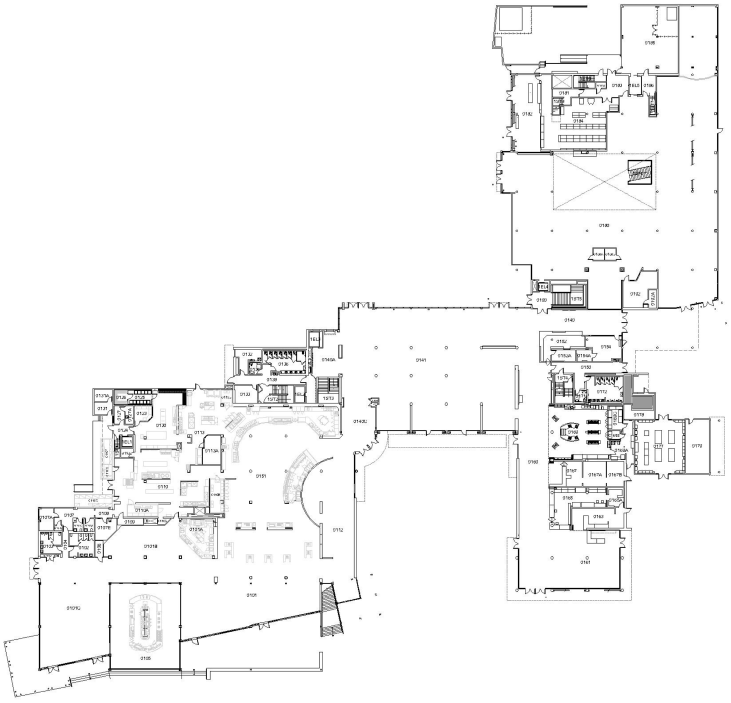
#> input picture demo/hdFloorPlans/Memorial Union.png, 2191 x 2107 px, found by its file name (shown at 1/3 size)
$ python imageTime.py
#> lines starting #> are read from the running program, lines starting #| are printed output that depends on the picture
import numpy as np
import heapq
import matplotlib.pyplot as plt
import time

def read_binary_image(image_path):
    """
    Reads a binary image and converts it to a numpy array.
    """
#> called with image_path = 'Code/CutImages/Memorial Union.png'
    from PIL import Image
    img = Image.open(image_path).convert('L')
    binary_img = np.array(img) > 128
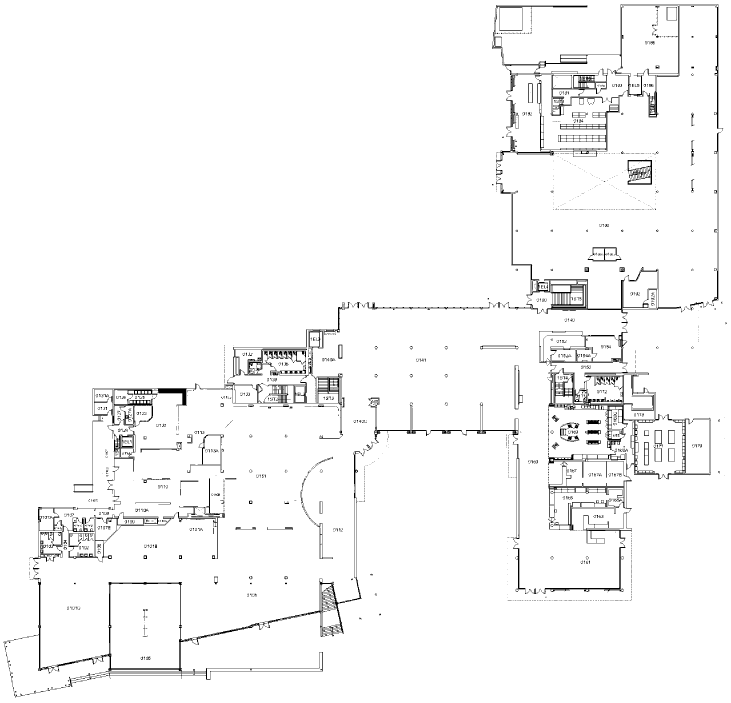
#> binary_img: shape (2107, 2191) bool (shown at 1/3 size); 97% white; black in thin lines or dots
    return binary_img.astype(np.uint8)

def heuristic(node, goal):
    """
    Heuristic function to estimate the distance between two points (Manhattan distance).
    """
    return abs(node[0] - goal[0]) + abs(node[1] - goal[1])

def explore_neighbors_optimized(binary_img, current, goal, queue, visited, parent, g_score, heuristic_cache, update_interval, processed_nodes, direction=None):
    """
    Explores neighbors of the current node during optimized A* search.
    Adds directional exploration and periodic heuristic updates.
    """
    rows, cols = binary_img.shape
    row, col = current
    neighbors = []

    # Define neighbor priority based on the direction of movement
    if direction == "horizontal":
        neighbors = [(0, -1), (0, 1), (-1, 0), (1, 0), (-1, -1), (1, 1), (-1, 1), (1, -1)]
    elif direction == "vertical":
        neighbors = [(-1, 0), (1, 0), (0, -1), (0, 1), (-1, -1), (1, 1), (-1, 1), (1, -1)]
    else:  # Default to all directions
        neighbors = [(-1, 0), (1, 0), (0, -1), (0, 1), (-1, -1), (1, 1), (-1, 1), (1, -1)]

    for dr, dc in neighbors:
        nr, nc = row + dr, col + dc
        neighbor = (nr, nc)

        if (
            0 <= nr < rows and 0 <= nc < cols and
            binary_img[nr, nc] == 1 and
            neighbor not in visited
        ):
            tentative_g_score = g_score[current] + np.hypot(dr, dc)

            if tentative_g_score < g_score.get(neighbor, float('inf')):
                g_score[neighbor] = tentative_g_score
                parent[neighbor] = current

                # Update heuristic cache periodically
                if neighbor not in heuristic_cache or processed_nodes >= update_interval:
                    heuristic_cache[neighbor] = heuristic(neighbor, goal)

                f_score = tentative_g_score + heuristic_cache[neighbor]
                heapq.heappush(queue, (f_score, neighbor))

def bidirectional_a_star_optimized(binary_img, start, end, initial_update_interval=100):
    """
    Performs a comprehensive bidirectional A* search with all optimizations.
    """
#> called with start = (1900, 200), end = (400, 2000), initial_update_interval = 100
    rows, cols = binary_img.shape
#> rows = 2107; cols = 2191

    # Initialization
    forward_queue = []
    backward_queue = []
    forward_visited = set()
    backward_visited = set()
    forward_parent = {start: None}
    backward_parent = {end: None}
    forward_g_score = {start: 0}
    backward_g_score = {end: 0}

    heapq.heappush(forward_queue, (heuristic(start, end), start))
    heapq.heappush(backward_queue, (heuristic(end, start), end))

    forward_heuristic_cache = {start: heuristic(start, end)}
    backward_heuristic_cache = {end: heuristic(end, start)}

    # Adaptive update interval
    update_interval = initial_update_interval
    processed_nodes = 0

    # Bidirectional search loop
    while forward_queue and backward_queue:
        # Forward search
        if forward_queue:
            _, current_forward = heapq.heappop(forward_queue)

            if current_forward in backward_visited:
                return reconstruct_bidirectional_path(forward_parent, backward_parent, current_forward)

            if current_forward not in forward_visited:
                forward_visited.add(current_forward)
                explore_neighbors_optimized(binary_img, current_forward, end, forward_queue, forward_visited,
                                            forward_parent, forward_g_score, forward_heuristic_cache,
                                            update_interval, processed_nodes, direction="horizontal")

        # Backward search
        if backward_queue:
            _, current_backward = heapq.heappop(backward_queue)

            if current_backward in forward_visited:
                return reconstruct_bidirectional_path(forward_parent, backward_parent, current_backward)

            if current_backward not in backward_visited:
                backward_visited.add(current_backward)
                explore_neighbors_optimized(binary_img, current_backward, start, backward_queue, backward_visited,
                                            backward_parent, backward_g_score, backward_heuristic_cache,
                                            update_interval, processed_nodes, direction="vertical")

        # Dynamically adjust update interval
        processed_nodes += 1
        if processed_nodes >= update_interval:
            update_interval = min(update_interval * 2, len(forward_queue) + len(backward_queue))
            processed_nodes = 0
#> after the loop, backward_visited = 49889 items; forward_visited = 51773 items; processed_nodes = 6178; update_interval = 8414

    # No path found
    return []

def reconstruct_bidirectional_path(forward_parent, backward_parent, meeting_point):
    """
    Reconstructs the shortest path from the start to the end using forward and backward parents.
    """
    path = []
    node = meeting_point

    # Reconstruct forward path
    while node:
        path.append(node)
        node = forward_parent[node]
    path.reverse()

    # Reconstruct backward path
    node = backward_parent[meeting_point]
    while node:
        path.append(node)
        node = backward_parent[node]

    return path

def main():
    # Load binary image
    image_path = "Code/CutImages/Memorial Union.png"  # Replace with your image path
    binary_img = read_binary_image(image_path)

    # Define start and end points
    start = (1900,200)  # Replace with your start point
    end = (400,2000)  # Replace with your end point

    print("Performing Fully Optimized Bidirectional A*...")
    start_time = time.time()
    path = bidirectional_a_star_optimized(binary_img, start, end, initial_update_interval=100)
#> path = 2250 pairs, first value 400 to 1900, second value 200 to 2000
    end_time = time.time()

    if path:
        print(f"Path found with length {len(path)}.")
#| Path found with length 2250.
    else:
        print("No path found.")

    print(f"Pathfinding completed in {end_time - start_time:.4f} seconds.")

    # Plot result
    plt.imshow(binary_img, cmap='gray')
    if path:
        path_rows, path_cols = zip(*path)
#> path_rows = 2250 values, max 1900 at index 0, min 400 at index 2124, mean 1048; path_cols = 2250 values, max 2000 at index 2249, min 200 at index 0, mean 1145.5
        plt.plot(path_cols, path_rows, color='red', linewidth=2, label='Path')
    plt.scatter([start[1], end[1]], [start[0], end[0]], color='blue', s=100, label='Start/End')
    plt.title("Fully Optimized Bidirectional A*")
    plt.legend()
    plt.show()
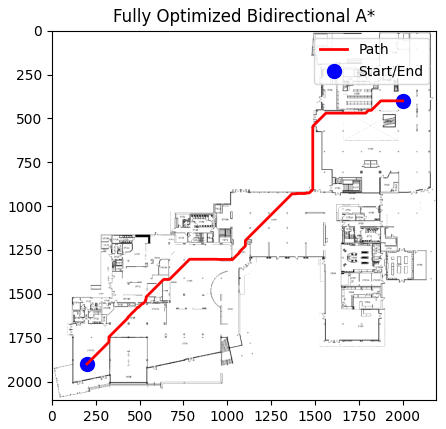
#> figure drawn by matplotlib, 1 panel

if __name__ == "__main__":
    main()

$ run again, with demo/hdFloorPlans/Academic Surge Building.png copied over demo/hdFloorPlans/Memorial Union.png
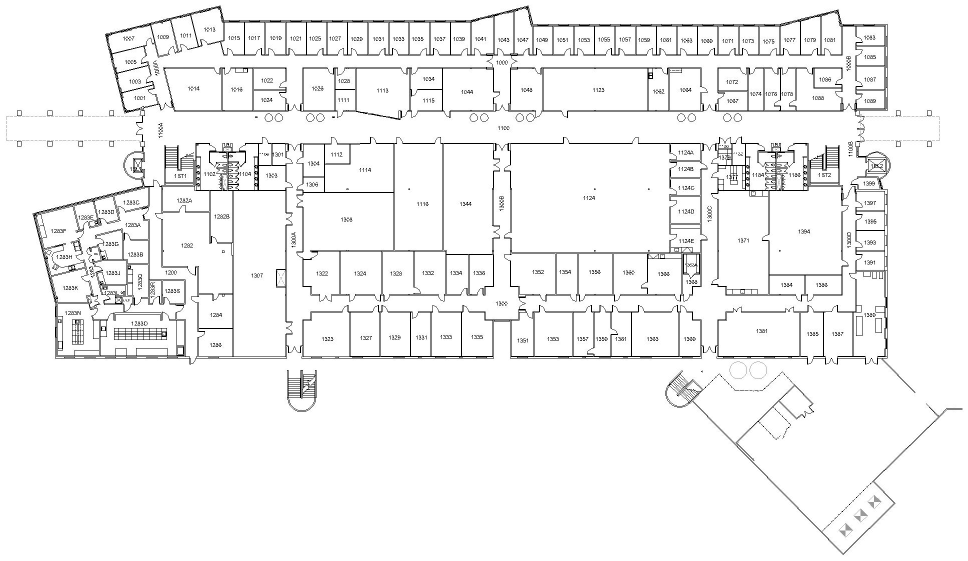
#> input picture demo/hdFloorPlans/Academic Surge Building.png, 1936 x 1122 px, found by its file name (shown at 1/2 size)
#> binary_img: shape (1122, 1936) bool; 95.6% white; black in thin lines or dots
#> after the loop in bidirectional_a_star_optimized, `while forward_queue and backward_queue:`: backward_visited = 1 item; processed_nodes = 1; update_interval = 100
#> path = []
#> in main, `plt.show()`:
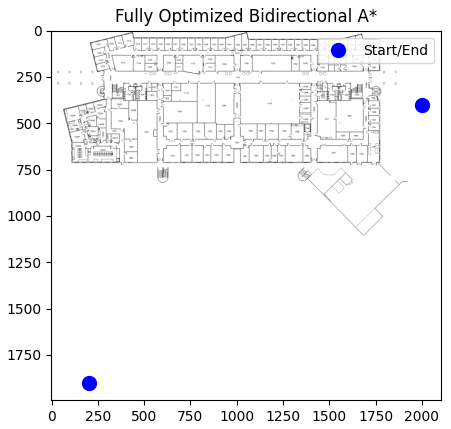
#> figure drawn by matplotlib, 1 panel

$ run again, with demo/hdFloorPlans/Activities and Recreation Center.png copied over demo/hdFloorPlans/Memorial Union.png
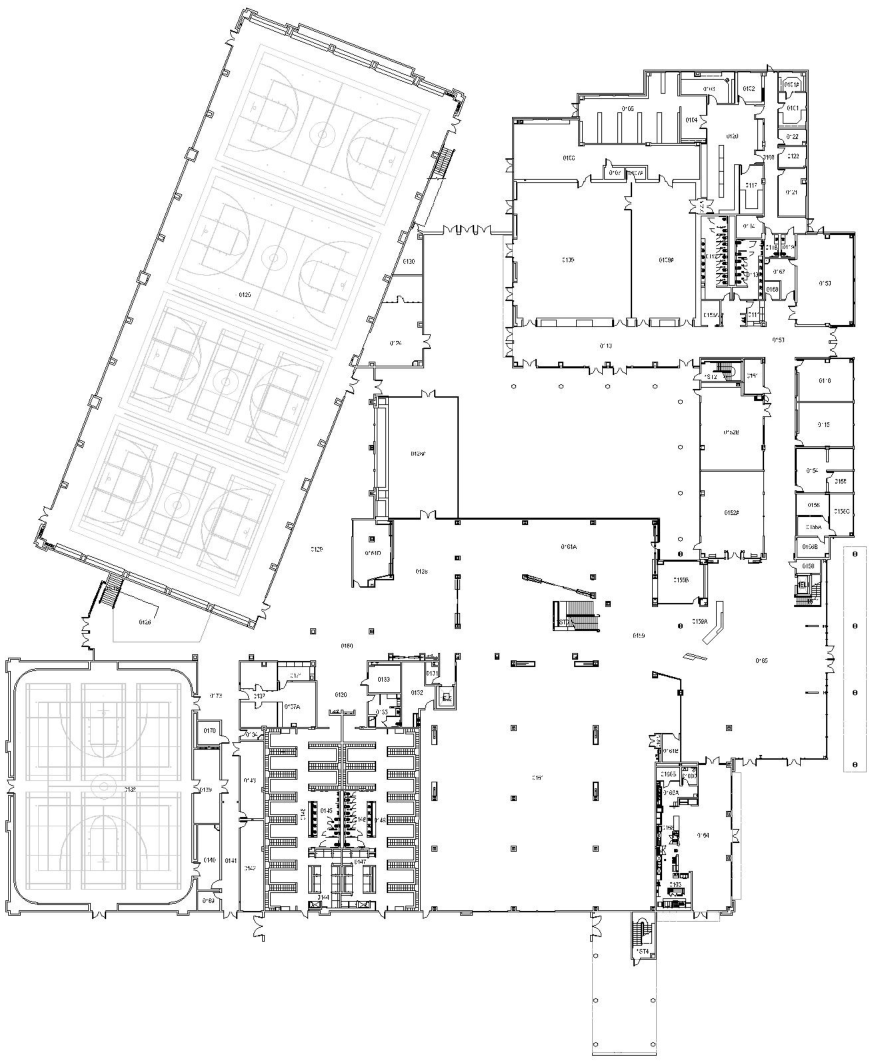
#> input picture demo/hdFloorPlans/Activities and Recreation Center.png, 1744 x 2128 px, found by its file name (shown at 1/2 size)
#> in read_binary_image, `binary_img = np.array(img) > 128`:
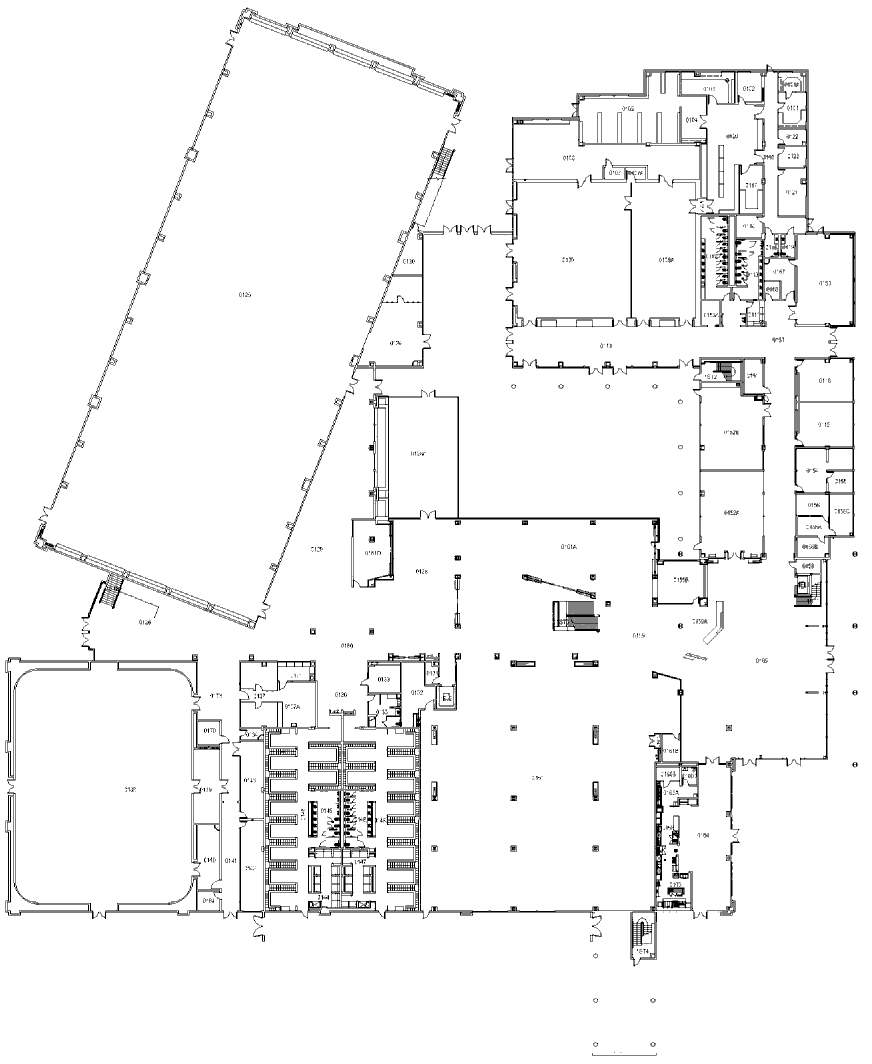
#> binary_img: shape (2128, 1744) bool (shown at 1/2 size); 95.9% white; black in thin lines or dots
#> after the loop in bidirectional_a_star_optimized, `while forward_queue and backward_queue:`: backward_visited = 1 item; processed_nodes = 1; update_interval = 100
#> path = []
#> in main, `plt.show()`:
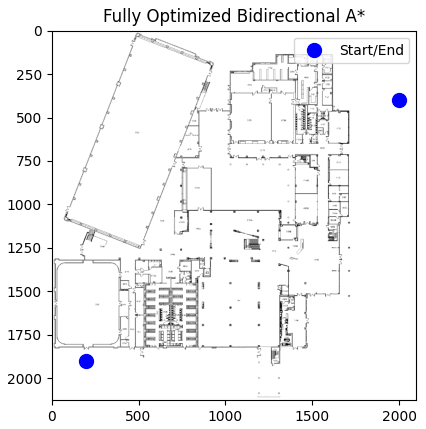
#> figure drawn by matplotlib, 1 panel

$ run again, with demo/hdFloorPlans/Animal Sciences Teaching Facility 1.png copied over demo/hdFloorPlans/Memorial Union.png
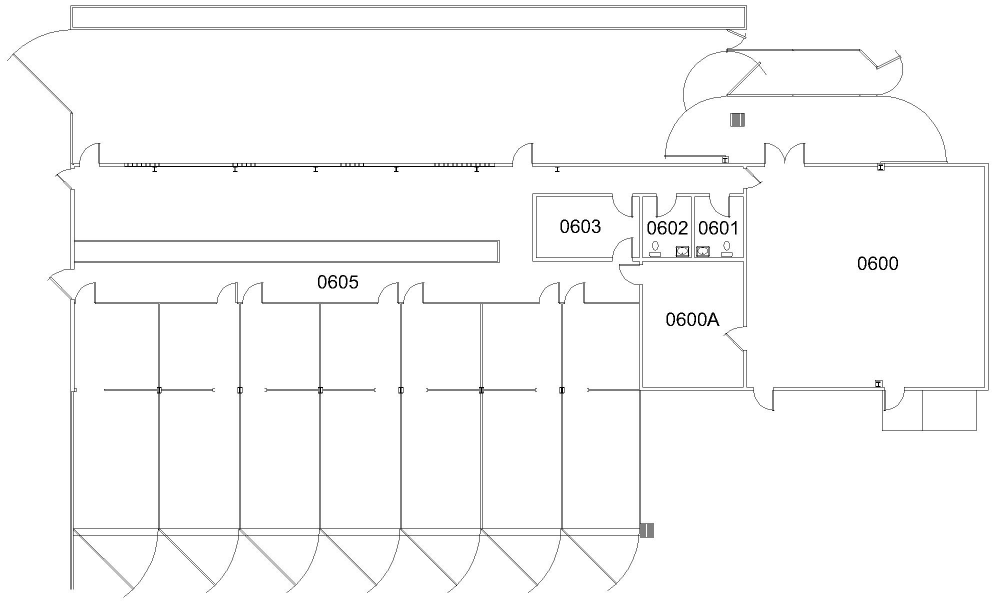
#> input picture demo/hdFloorPlans/Animal Sciences Teaching Facility 1.png, 1988 x 1210 px, found by its file name (shown at 1/2 size)
#> binary_img: shape (1210, 1988) bool; 98% white; black in thin lines or dots
#> after the loop in bidirectional_a_star_optimized, `while forward_queue and backward_queue:`: backward_visited = 1 item; processed_nodes = 1; update_interval = 100
#> path = []
#> in main, `plt.show()`:
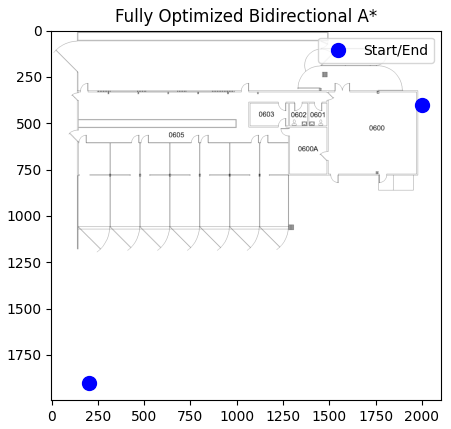
#> figure drawn by matplotlib, 1 panel
